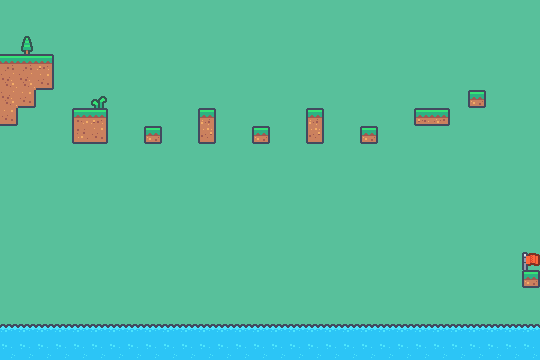

Rendered tile map (Tiled .tmx) drawn with the repository's tilesets; below, a short description and the full map source, tile grids included:
An orthogonal 30x20 tile map with 18x18 px tiles, 2 tile layers (Background, Tiles) and 20 objects (14x Ground, 3x Coin, Spawn, Flag, Hole).

<map version="1.10" tiledversion="1.11.2" orientation="orthogonal" renderorder="right-down" width="30" height="20" tilewidth="18" tileheight="18" infinite="0" backgroundcolor="#ffffff" nextlayerid="8" nextobjectid="30">
 <tileset firstgid="1" name="KenneyTiles" tilewidth="18" tileheight="18" tilecount="180" columns="20">
  <image source="tilemap_packed.png" width="360" height="162" />
 </tileset>
 <layer id="7" name="Background" width="30" height="20" opacity="0.8">
  <data encoding="csv">
39,39,39,39,39,39,39,39,39,39,39,39,39,39,39,39,39,39,39,39,39,39,39,39,39,39,39,39,39,39,
39,39,39,39,39,39,39,39,39,39,39,39,39,39,39,39,39,39,39,39,39,39,39,39,39,39,39,39,39,39,
39,39,39,39,39,39,39,39,39,39,39,39,39,39,39,39,39,39,39,39,39,39,39,39,39,39,39,39,39,39,
39,39,39,39,39,39,39,39,39,39,39,39,39,39,39,39,39,39,39,39,39,39,39,39,39,39,39,39,39,39,
39,39,39,39,39,39,39,39,39,39,39,39,39,39,39,39,39,39,39,39,39,39,39,39,39,39,39,39,39,39,
39,39,39,39,39,39,39,39,39,39,39,39,39,39,39,39,39,39,39,39,39,39,39,39,39,39,39,39,39,39,
39,39,39,39,39,39,39,39,39,39,39,39,39,39,39,39,39,39,39,39,39,39,39,39,39,39,39,39,39,39,
39,39,39,39,39,39,39,39,39,39,39,39,39,39,39,39,39,39,39,39,39,39,39,39,39,39,39,39,39,39,
39,39,39,39,39,39,39,39,39,39,39,39,39,39,39,39,39,39,39,39,39,39,39,39,39,39,39,39,39,39,
39,39,39,39,39,39,39,39,39,39,39,39,39,39,39,39,39,39,39,39,39,39,39,39,39,39,39,39,39,39,
39,39,39,39,39,39,39,39,39,39,39,39,39,39,39,39,39,39,39,39,39,39,39,39,39,39,39,39,39,39,
39,39,39,39,39,39,39,39,39,39,39,39,39,39,39,39,39,39,39,39,39,39,39,39,39,39,39,39,39,39,
39,39,39,39,39,39,39,39,39,39,39,39,39,39,39,39,39,39,39,39,39,39,39,39,39,39,39,39,39,39,
39,39,39,39,39,39,39,39,39,39,39,39,39,39,39,39,39,39,39,39,39,39,39,39,39,39,39,39,39,39,
39,39,39,39,39,39,39,39,39,39,39,39,39,39,39,39,39,39,39,39,39,39,39,39,39,39,39,39,39,39,
39,39,39,39,39,39,39,39,39,39,39,39,39,39,39,39,39,39,39,39,39,39,39,39,39,39,39,39,39,39,
39,39,39,39,39,39,39,39,39,39,39,39,39,39,39,39,39,39,39,39,39,39,39,39,39,39,39,39,39,39,
39,39,39,39,39,39,39,39,39,39,39,39,39,39,39,39,39,39,39,39,39,39,39,39,39,39,39,39,39,39,
39,39,39,39,39,39,39,39,39,39,39,39,39,39,39,39,39,39,39,39,39,39,39,39,39,39,39,39,39,39,
39,39,39,39,39,39,39,39,39,39,39,39,39,39,39,39,39,39,39,39,39,39,39,39,39,39,39,39,39,39
</data>
 </layer>
 <objectgroup id="2" name="Ground">
  <object id="1" type="Ground" x="0.768137" y="55.3058" width="50.697" height="32.2617" />
  <object id="2" type="Ground" x="90.6401" y="109.844" width="16.1309" height="32.2617" />
  <object id="3" type="Ground" x="145.178" y="127.511" width="14.5946" height="15.3627" />
  <object id="4" type="Ground" x="199.331" y="109.844" width="16.1309" height="32.2617" />
  <object id="5" type="Ground" x="306.871" y="109.075" width="16.1309" height="32.2617" />
  <object id="6" type="Ground" x="253.869" y="127.511" width="14.5946" height="15.3627" />
  <object id="7" type="Ground" x="361.369" y="127.652" width="14.5946" height="15.3627" />
  <object id="8" type="Ground" x="416.036" y="110.319" width="14.5946" height="15.3627" />
  <object id="9" type="Ground" x="469.703" y="91.9853" width="14.5946" height="15.3627" />
  <object id="10" type="Ground" x="524.036" y="271.985" width="14.5946" height="15.3627" />
  <object id="11" type="Ground" x="1.26788" y="89.8692" width="16.1309" height="32.2617" />
  <object id="12" type="Ground" x="17.2679" y="73.8692" width="16.1309" height="32.2617" />
  <object id="19" type="Ground" x="-50.6818" y="-130.131" width="50.697" height="492.262" />
  <object id="20" type="Ground" x="541.318" y="-159.798" width="50.697" height="521.262" />
 </objectgroup>
 <objectgroup id="3" name="SpawnPoint">
  <object id="18" name="Spawn" type="Spawn" x="0.5" y="36.5" width="17.5" height="17.5" />
 </objectgroup>
 <objectgroup id="4" name="Flag">
  <object id="21" type="Flag" x="525" y="254" width="14" height="14" />
 </objectgroup>
 <objectgroup id="5" name="Hole">
  <object id="23" type="Hole" x="0" y="325" width="541" height="36" />
 </objectgroup>
 <objectgroup id="6" name="Coin">
  <object id="27" type="Coin" gid="152" x="75" y="98" width="18" height="18" />
  <object id="28" type="Coin" gid="152" x="251" y="117" width="18" height="18" />
  <object id="29" type="Coin" gid="152" x="429" y="100" width="18" height="18" />
 </objectgroup>
 <layer id="1" name="Tiles" width="30" height="20">
  <data encoding="csv">
0,0,0,0,0,0,0,0,0,0,0,0,0,0,0,0,0,0,0,0,0,0,0,0,0,0,0,0,0,0,
0,0,0,0,0,0,0,0,0,0,0,0,0,0,0,0,0,0,0,0,0,0,0,0,0,0,0,0,0,0,
0,127,0,0,0,0,0,0,0,0,0,0,0,0,0,0,0,0,0,0,0,0,0,0,0,0,0,0,0,0,
23,23,24,0,0,0,0,0,0,0,0,0,0,0,0,0,0,0,0,0,0,0,0,0,0,0,0,0,0,0,
123,123,144,0,0,0,0,0,0,0,0,0,0,0,0,0,0,0,0,0,0,0,0,0,0,0,0,0,0,0,
123,144,0,0,0,125,0,0,0,0,0,0,0,0,0,0,0,0,0,0,0,0,0,0,0,0,1,0,0,0,
144,0,0,0,22,24,0,0,0,0,0,21,0,0,0,0,0,21,0,0,0,0,0,2,4,0,0,0,0,0,
0,0,0,0,142,144,0,0,1,0,0,141,0,0,1,0,0,141,0,0,1,0,0,0,0,0,0,0,0,0,
0,0,0,0,0,0,0,0,0,0,0,0,0,0,0,0,0,0,0,0,0,0,0,0,0,0,0,0,0,0,
0,0,0,0,0,0,0,0,0,0,0,0,0,0,0,0,0,0,0,0,0,0,0,0,0,0,0,0,0,0,
0,0,0,0,0,0,0,0,0,0,0,0,0,0,0,0,0,0,0,0,0,0,0,0,0,0,0,0,0,0,
0,0,0,0,0,0,0,0,0,0,0,0,0,0,0,0,0,0,0,0,0,0,0,0,0,0,0,0,0,0,
0,0,0,0,0,0,0,0,0,0,0,0,0,0,0,0,0,0,0,0,0,0,0,0,0,0,0,0,0,0,
0,0,0,0,0,0,0,0,0,0,0,0,0,0,0,0,0,0,0,0,0,0,0,0,0,0,0,0,0,0,
0,0,0,0,0,0,0,0,0,0,0,0,0,0,0,0,0,0,0,0,0,0,0,0,0,0,0,0,0,113,
0,0,0,0,0,0,0,0,0,0,0,0,0,0,0,0,0,0,0,0,0,0,0,0,0,0,0,0,0,1,
0,0,0,0,0,0,0,0,0,0,0,0,0,0,0,0,0,0,0,0,0,0,0,0,0,0,0,0,0,0,
0,0,0,0,0,0,0,0,0,0,0,0,0,0,0,0,0,0,0,0,0,0,0,0,0,0,0,0,0,0,
34,34,34,34,34,34,34,34,34,34,34,34,34,34,34,34,34,34,34,34,34,34,34,34,34,34,34,34,34,34,
74,74,74,74,74,74,74,74,74,74,74,74,74,74,74,74,74,74,74,74,74,74,74,74,74,74,74,74,74,74
</data>
 </layer>
</map>
